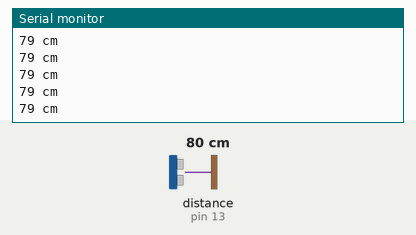
A sketch run on a simulated Arduino Uno, built with avr-gcc and run on an emulated ATmega328P. Shown: the last lines printed to the serial monitor. Wiring (inferred from the names in the program): ultrasonic range finder: trigger pin 12; echo pin 13. Inputs (shaded band) come from the test bench; at power-on: distance to the obstacle (sensor on pin 13) 80 cm. The echo pulse lasts 58.3 µs per cm.

Above: at 1.2 s.
1.3 s: distance to the obstacle (sensor on pin 13) set to 2 cm
At 1.8 s:
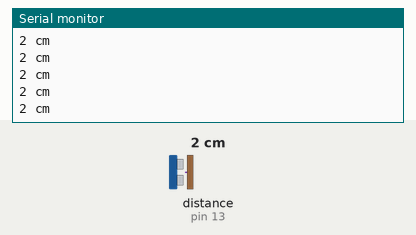
2.8 s: distance to the obstacle (sensor on pin 13) set to 18 cm
At 3.3 s:
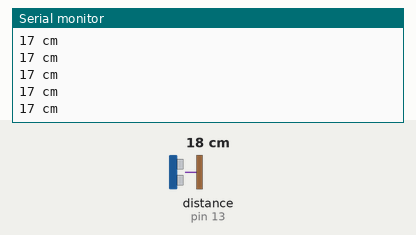
5.8 s: distance to the obstacle (sensor on pin 13) set to 4 cm
At 6.3 s:
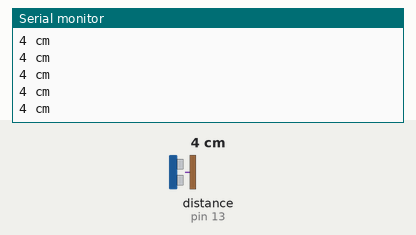
Timing chart, 0 to 8.8 s (numbered marks = the images above; inputs shaded):
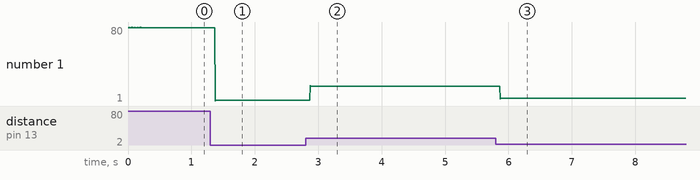

Measured:
- after the input at 1.3 s, the serial monitor: prints a new line after 0.07 s (image 1)
- after the input at 2.8 s, the serial monitor: prints a new line after 0.07 s (image 2)
- after the input at 5.8 s, the serial monitor: prints a new line after 0.07 s (image 3)
- plotted number 1: 79 → 2 after the input at 1.3 s, 2 → 17 after the input at 2.8 s, 17 → 4 after the input at 5.8 s

The sketch:

ultrasonic_sensor.ino
```cpp
const int trigPin = 12;
const int echoPin =13;

void setup() {
Serial.begin (9600);
pinMode(trigPin, OUTPUT);
pinMode(echoPin,INPUT);

}

void loop() {
digitalWrite(trigPin,HIGH);
long distance,duration;
// Give a short LOW pulse beforehand to ensure a clean HIGH pulse:
digitalWrite(trigPin,LOW);

delayMicroseconds(10);
digitalWrite(trigPin,LOW);

duration = pulseIn(echoPin,HIGH);
//29.1 is the air density
distance = (duration/2) / 29.1;


Serial.print(distance);
Serial.println(" cm");

}
```
